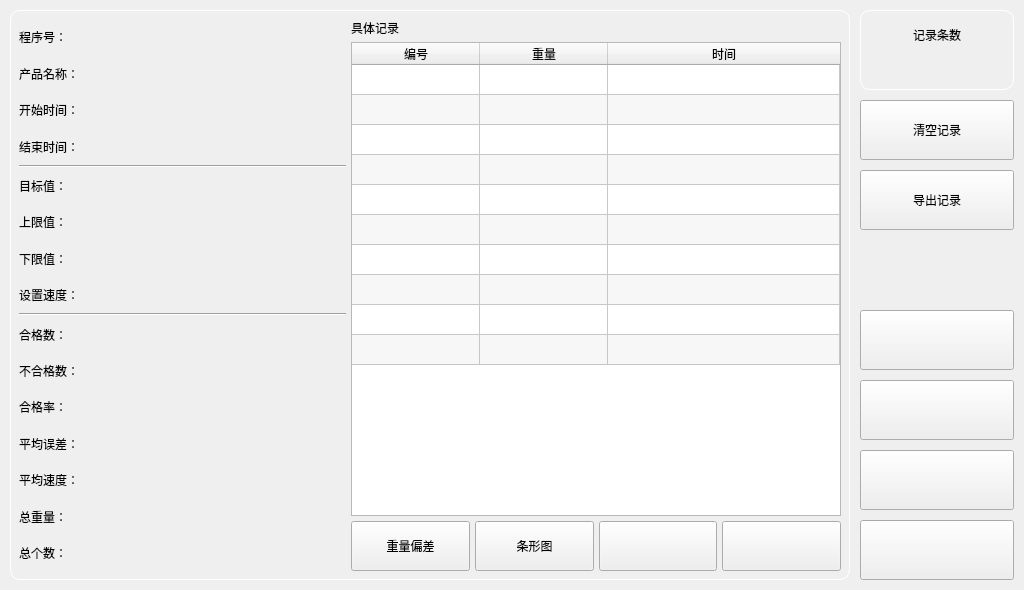
<?xml version="1.0" encoding="UTF-8"?>
<ui version="4.0">
 <class>FormMainRec</class>
 <widget class="QWidget" name="FormMainRec">
  <property name="geometry">
   <rect>
    <x>0</x>
    <y>0</y>
    <width>1024</width>
    <height>590</height>
   </rect>
  </property>
  <property name="windowTitle">
   <string>Form</string>
  </property>
  <widget class="QPushButton" name="linedown">
   <property name="geometry">
    <rect>
     <x>860</x>
     <y>450</y>
     <width>154</width>
     <height>60</height>
    </rect>
   </property>
   <property name="minimumSize">
    <size>
     <width>0</width>
     <height>60</height>
    </size>
   </property>
   <property name="text">
    <string/>
   </property>
   <property name="icon">
    <iconset resource="qrc.qrc">
     <normaloff>:/rc/icon/down.png</normaloff>:/rc/icon/down.png</iconset>
   </property>
   <property name="iconSize">
    <size>
     <width>40</width>
     <height>40</height>
    </size>
   </property>
   <property name="autoRepeat">
    <bool>true</bool>
   </property>
  </widget>
  <widget class="QWidget" name="widget" native="true">
   <property name="geometry">
    <rect>
     <x>10</x>
     <y>10</y>
     <width>840</width>
     <height>570</height>
    </rect>
   </property>
   <property name="styleSheet">
    <string notr="true">.QWidget {
border: 1px solid white;
border-radius: 10px;
}</string>
   </property>
   <layout class="QHBoxLayout" name="horizontalLayout" stretch="2,3">
    <property name="spacing">
     <number>5</number>
    </property>
    <property name="leftMargin">
     <number>9</number>
    </property>
    <property name="topMargin">
     <number>9</number>
    </property>
    <property name="rightMargin">
     <number>9</number>
    </property>
    <property name="bottomMargin">
     <number>9</number>
    </property>
    <item>
     <layout class="QGridLayout" name="gridLayout_2">
      <property name="spacing">
       <number>0</number>
      </property>
      <item row="0" column="0">
       <widget class="QLabel" name="lab_1">
        <property name="sizePolicy">
         <sizepolicy hsizetype="Fixed" vsizetype="Preferred">
          <horstretch>0</horstretch>
          <verstretch>0</verstretch>
         </sizepolicy>
        </property>
        <property name="text">
         <string>程序号：</string>
        </property>
       </widget>
      </item>
      <item row="0" column="1">
       <widget class="QLabel" name="val_1">
        <property name="text">
         <string/>
        </property>
        <property name="alignment">
         <set>Qt::AlignRight|Qt::AlignTrailing|Qt::AlignVCenter</set>
        </property>
       </widget>
      </item>
      <item row="1" column="0">
       <widget class="QLabel" name="lab_2">
        <property name="sizePolicy">
         <sizepolicy hsizetype="Fixed" vsizetype="Preferred">
          <horstretch>0</horstretch>
          <verstretch>0</verstretch>
         </sizepolicy>
        </property>
        <property name="text">
         <string>产品名称：</string>
        </property>
       </widget>
      </item>
      <item row="1" column="1">
       <widget class="QLabel" name="val_2">
        <property name="text">
         <string/>
        </property>
        <property name="alignment">
         <set>Qt::AlignRight|Qt::AlignTrailing|Qt::AlignVCenter</set>
        </property>
       </widget>
      </item>
      <item row="2" column="0">
       <widget class="QLabel" name="lab_3">
        <property name="sizePolicy">
         <sizepolicy hsizetype="Fixed" vsizetype="Preferred">
          <horstretch>0</horstretch>
          <verstretch>0</verstretch>
         </sizepolicy>
        </property>
        <property name="text">
         <string>开始时间：</string>
        </property>
       </widget>
      </item>
      <item row="2" column="1">
       <widget class="QLabel" name="val_3">
        <property name="text">
         <string/>
        </property>
        <property name="alignment">
         <set>Qt::AlignRight|Qt::AlignTrailing|Qt::AlignVCenter</set>
        </property>
       </widget>
      </item>
      <item row="3" column="0">
       <widget class="QLabel" name="lab_4">
        <property name="sizePolicy">
         <sizepolicy hsizetype="Fixed" vsizetype="Preferred">
          <horstretch>0</horstretch>
          <verstretch>0</verstretch>
         </sizepolicy>
        </property>
        <property name="text">
         <string>结束时间：</string>
        </property>
       </widget>
      </item>
      <item row="3" column="1">
       <widget class="QLabel" name="val_4">
        <property name="text">
         <string/>
        </property>
        <property name="alignment">
         <set>Qt::AlignRight|Qt::AlignTrailing|Qt::AlignVCenter</set>
        </property>
       </widget>
      </item>
      <item row="4" column="0" colspan="2">
       <widget class="Line" name="line">
        <property name="orientation">
         <enum>Qt::Horizontal</enum>
        </property>
       </widget>
      </item>
      <item row="5" column="0">
       <widget class="QLabel" name="lab_5">
        <property name="sizePolicy">
         <sizepolicy hsizetype="Fixed" vsizetype="Preferred">
          <horstretch>0</horstretch>
          <verstretch>0</verstretch>
         </sizepolicy>
        </property>
        <property name="text">
         <string>目标值：</string>
        </property>
       </widget>
      </item>
      <item row="5" column="1">
       <widget class="QLabel" name="val_5">
        <property name="text">
         <string/>
        </property>
        <property name="alignment">
         <set>Qt::AlignRight|Qt::AlignTrailing|Qt::AlignVCenter</set>
        </property>
       </widget>
      </item>
      <item row="6" column="0">
       <widget class="QLabel" name="lab_6">
        <property name="sizePolicy">
         <sizepolicy hsizetype="Fixed" vsizetype="Preferred">
          <horstretch>0</horstretch>
          <verstretch>0</verstretch>
         </sizepolicy>
        </property>
        <property name="text">
         <string>上限值：</string>
        </property>
       </widget>
      </item>
      <item row="6" column="1">
       <widget class="QLabel" name="val_6">
        <property name="text">
         <string/>
        </property>
        <property name="alignment">
         <set>Qt::AlignRight|Qt::AlignTrailing|Qt::AlignVCenter</set>
        </property>
       </widget>
      </item>
      <item row="7" column="0">
       <widget class="QLabel" name="lab_7">
        <property name="sizePolicy">
         <sizepolicy hsizetype="Fixed" vsizetype="Preferred">
          <horstretch>0</horstretch>
          <verstretch>0</verstretch>
         </sizepolicy>
        </property>
        <property name="text">
         <string>下限值：</string>
        </property>
       </widget>
      </item>
      <item row="7" column="1">
       <widget class="QLabel" name="val_7">
        <property name="text">
         <string/>
        </property>
        <property name="alignment">
         <set>Qt::AlignRight|Qt::AlignTrailing|Qt::AlignVCenter</set>
        </property>
       </widget>
      </item>
      <item row="8" column="0">
       <widget class="QLabel" name="lab_8">
        <property name="sizePolicy">
         <sizepolicy hsizetype="Fixed" vsizetype="Preferred">
          <horstretch>0</horstretch>
          <verstretch>0</verstretch>
         </sizepolicy>
        </property>
        <property name="text">
         <string>设置速度：</string>
        </property>
       </widget>
      </item>
      <item row="8" column="1">
       <widget class="QLabel" name="val_8">
        <property name="text">
         <string/>
        </property>
        <property name="alignment">
         <set>Qt::AlignRight|Qt::AlignTrailing|Qt::AlignVCenter</set>
        </property>
       </widget>
      </item>
      <item row="9" column="0" colspan="2">
       <widget class="Line" name="line_2">
        <property name="orientation">
         <enum>Qt::Horizontal</enum>
        </property>
       </widget>
      </item>
      <item row="10" column="0">
       <widget class="QLabel" name="lab_9">
        <property name="sizePolicy">
         <sizepolicy hsizetype="Fixed" vsizetype="Preferred">
          <horstretch>0</horstretch>
          <verstretch>0</verstretch>
         </sizepolicy>
        </property>
        <property name="text">
         <string>合格数：</string>
        </property>
       </widget>
      </item>
      <item row="10" column="1">
       <widget class="QLabel" name="val_9">
        <property name="text">
         <string/>
        </property>
        <property name="alignment">
         <set>Qt::AlignRight|Qt::AlignTrailing|Qt::AlignVCenter</set>
        </property>
       </widget>
      </item>
      <item row="11" column="0">
       <widget class="QLabel" name="lab_10">
        <property name="sizePolicy">
         <sizepolicy hsizetype="Fixed" vsizetype="Preferred">
          <horstretch>0</horstretch>
          <verstretch>0</verstretch>
         </sizepolicy>
        </property>
        <property name="text">
         <string>不合格数：</string>
        </property>
       </widget>
      </item>
      <item row="11" column="1">
       <widget class="QLabel" name="val_10">
        <property name="text">
         <string/>
        </property>
        <property name="alignment">
         <set>Qt::AlignRight|Qt::AlignTrailing|Qt::AlignVCenter</set>
        </property>
       </widget>
      </item>
      <item row="12" column="0">
       <widget class="QLabel" name="lab_11">
        <property name="sizePolicy">
         <sizepolicy hsizetype="Fixed" vsizetype="Preferred">
          <horstretch>0</horstretch>
          <verstretch>0</verstretch>
         </sizepolicy>
        </property>
        <property name="text">
         <string>合格率：</string>
        </property>
       </widget>
      </item>
      <item row="12" column="1">
       <widget class="QLabel" name="val_11">
        <property name="text">
         <string/>
        </property>
        <property name="alignment">
         <set>Qt::AlignRight|Qt::AlignTrailing|Qt::AlignVCenter</set>
        </property>
       </widget>
      </item>
      <item row="13" column="0">
       <widget class="QLabel" name="lab_12">
        <property name="sizePolicy">
         <sizepolicy hsizetype="Fixed" vsizetype="Preferred">
          <horstretch>0</horstretch>
          <verstretch>0</verstretch>
         </sizepolicy>
        </property>
        <property name="text">
         <string>平均误差：</string>
        </property>
       </widget>
      </item>
      <item row="13" column="1">
       <widget class="QLabel" name="val_12">
        <property name="text">
         <string/>
        </property>
        <property name="alignment">
         <set>Qt::AlignRight|Qt::AlignTrailing|Qt::AlignVCenter</set>
        </property>
       </widget>
      </item>
      <item row="14" column="0">
       <widget class="QLabel" name="lab_13">
        <property name="sizePolicy">
         <sizepolicy hsizetype="Fixed" vsizetype="Preferred">
          <horstretch>0</horstretch>
          <verstretch>0</verstretch>
         </sizepolicy>
        </property>
        <property name="text">
         <string>平均速度：</string>
        </property>
       </widget>
      </item>
      <item row="14" column="1">
       <widget class="QLabel" name="val_13">
        <property name="text">
         <string/>
        </property>
        <property name="alignment">
         <set>Qt::AlignRight|Qt::AlignTrailing|Qt::AlignVCenter</set>
        </property>
       </widget>
      </item>
      <item row="15" column="0">
       <widget class="QLabel" name="lab_14">
        <property name="sizePolicy">
         <sizepolicy hsizetype="Fixed" vsizetype="Preferred">
          <horstretch>0</horstretch>
          <verstretch>0</verstretch>
         </sizepolicy>
        </property>
        <property name="text">
         <string>总重量：</string>
        </property>
       </widget>
      </item>
      <item row="15" column="1">
       <widget class="QLabel" name="val_14">
        <property name="text">
         <string/>
        </property>
        <property name="alignment">
         <set>Qt::AlignRight|Qt::AlignTrailing|Qt::AlignVCenter</set>
        </property>
       </widget>
      </item>
      <item row="16" column="0">
       <widget class="QLabel" name="lab_15">
        <property name="sizePolicy">
         <sizepolicy hsizetype="Fixed" vsizetype="Preferred">
          <horstretch>0</horstretch>
          <verstretch>0</verstretch>
         </sizepolicy>
        </property>
        <property name="text">
         <string>总个数：</string>
        </property>
       </widget>
      </item>
      <item row="16" column="1">
       <widget class="QLabel" name="val_15">
        <property name="text">
         <string/>
        </property>
        <property name="alignment">
         <set>Qt::AlignRight|Qt::AlignTrailing|Qt::AlignVCenter</set>
        </property>
       </widget>
      </item>
     </layout>
    </item>
    <item>
     <layout class="QGridLayout" name="gridLayout">
      <property name="spacing">
       <number>5</number>
      </property>
      <item row="0" column="0">
       <widget class="QLabel" name="label">
        <property name="text">
         <string>具体记录</string>
        </property>
        <property name="alignment">
         <set>Qt::AlignBottom|Qt::AlignLeading|Qt::AlignLeft</set>
        </property>
       </widget>
      </item>
      <item row="1" column="0" colspan="4">
       <widget class="QTableWidget" name="tableWidget">
        <property name="verticalScrollBarPolicy">
         <enum>Qt::ScrollBarAlwaysOff</enum>
        </property>
        <property name="horizontalScrollBarPolicy">
         <enum>Qt::ScrollBarAlwaysOff</enum>
        </property>
        <property name="editTriggers">
         <set>QAbstractItemView::NoEditTriggers</set>
        </property>
        <property name="alternatingRowColors">
         <bool>true</bool>
        </property>
        <property name="selectionMode">
         <enum>QAbstractItemView::NoSelection</enum>
        </property>
        <property name="rowCount">
         <number>10</number>
        </property>
        <property name="columnCount">
         <number>3</number>
        </property>
        <attribute name="horizontalHeaderDefaultSectionSize">
         <number>128</number>
        </attribute>
        <attribute name="horizontalHeaderHighlightSections">
         <bool>false</bool>
        </attribute>
        <attribute name="horizontalHeaderStretchLastSection">
         <bool>true</bool>
        </attribute>
        <attribute name="verticalHeaderVisible">
         <bool>false</bool>
        </attribute>
        <row/>
        <row/>
        <row/>
        <row/>
        <row/>
        <row/>
        <row/>
        <row/>
        <row/>
        <row/>
        <column>
         <property name="text">
          <string>编号</string>
         </property>
        </column>
        <column>
         <property name="text">
          <string>重量</string>
         </property>
        </column>
        <column>
         <property name="text">
          <string>时间</string>
         </property>
        </column>
       </widget>
      </item>
      <item row="2" column="0">
       <widget class="QPushButton" name="WeightDeviation">
        <property name="minimumSize">
         <size>
          <width>0</width>
          <height>50</height>
         </size>
        </property>
        <property name="text">
         <string>重量偏差</string>
        </property>
       </widget>
      </item>
      <item row="2" column="1">
       <widget class="QPushButton" name="barGraph">
        <property name="minimumSize">
         <size>
          <width>0</width>
          <height>50</height>
         </size>
        </property>
        <property name="text">
         <string>条形图</string>
        </property>
       </widget>
      </item>
      <item row="2" column="2">
       <widget class="QPushButton" name="jt_up">
        <property name="minimumSize">
         <size>
          <width>0</width>
          <height>50</height>
         </size>
        </property>
        <property name="text">
         <string/>
        </property>
        <property name="icon">
         <iconset resource="qrc.qrc">
          <normaloff>:/rc/icon/up.png</normaloff>:/rc/icon/up.png</iconset>
        </property>
        <property name="iconSize">
         <size>
          <width>40</width>
          <height>40</height>
         </size>
        </property>
        <property name="autoRepeat">
         <bool>true</bool>
        </property>
       </widget>
      </item>
      <item row="2" column="3">
       <widget class="QPushButton" name="jt_down">
        <property name="minimumSize">
         <size>
          <width>0</width>
          <height>50</height>
         </size>
        </property>
        <property name="text">
         <string/>
        </property>
        <property name="icon">
         <iconset resource="qrc.qrc">
          <normaloff>:/rc/icon/down.png</normaloff>:/rc/icon/down.png</iconset>
        </property>
        <property name="iconSize">
         <size>
          <width>40</width>
          <height>40</height>
         </size>
        </property>
        <property name="autoRepeat">
         <bool>true</bool>
        </property>
       </widget>
      </item>
     </layout>
    </item>
   </layout>
  </widget>
  <widget class="QWidget" name="widget_2" native="true">
   <property name="geometry">
    <rect>
     <x>860</x>
     <y>10</y>
     <width>154</width>
     <height>80</height>
    </rect>
   </property>
   <property name="styleSheet">
    <string notr="true">.QWidget {
border: 1px solid white;
border-radius: 10px;
}</string>
   </property>
   <layout class="QVBoxLayout" name="verticalLayout">
    <property name="spacing">
     <number>0</number>
    </property>
    <property name="leftMargin">
     <number>9</number>
    </property>
    <property name="topMargin">
     <number>9</number>
    </property>
    <property name="rightMargin">
     <number>9</number>
    </property>
    <property name="bottomMargin">
     <number>9</number>
    </property>
    <item>
     <widget class="QLabel" name="label_2">
      <property name="text">
       <string>记录条数</string>
      </property>
      <property name="alignment">
       <set>Qt::AlignCenter</set>
      </property>
     </widget>
    </item>
    <item>
     <widget class="QLabel" name="rec_num">
      <property name="text">
       <string/>
      </property>
      <property name="alignment">
       <set>Qt::AlignCenter</set>
      </property>
      <property name="wordWrap">
       <bool>true</bool>
      </property>
     </widget>
    </item>
   </layout>
  </widget>
  <widget class="QPushButton" name="lineup">
   <property name="geometry">
    <rect>
     <x>860</x>
     <y>380</y>
     <width>154</width>
     <height>60</height>
    </rect>
   </property>
   <property name="minimumSize">
    <size>
     <width>0</width>
     <height>60</height>
    </size>
   </property>
   <property name="text">
    <string/>
   </property>
   <property name="icon">
    <iconset resource="qrc.qrc">
     <normaloff>:/rc/icon/up.png</normaloff>:/rc/icon/up.png</iconset>
   </property>
   <property name="iconSize">
    <size>
     <width>40</width>
     <height>40</height>
    </size>
   </property>
   <property name="autoRepeat">
    <bool>true</bool>
   </property>
  </widget>
  <widget class="QPushButton" name="pageup">
   <property name="geometry">
    <rect>
     <x>860</x>
     <y>310</y>
     <width>154</width>
     <height>60</height>
    </rect>
   </property>
   <property name="minimumSize">
    <size>
     <width>0</width>
     <height>60</height>
    </size>
   </property>
   <property name="text">
    <string/>
   </property>
   <property name="icon">
    <iconset resource="qrc.qrc">
     <normaloff>:/rc/icon/pageup.png</normaloff>:/rc/icon/pageup.png</iconset>
   </property>
   <property name="iconSize">
    <size>
     <width>40</width>
     <height>40</height>
    </size>
   </property>
   <property name="autoRepeat">
    <bool>true</bool>
   </property>
  </widget>
  <widget class="QPushButton" name="pagedown">
   <property name="geometry">
    <rect>
     <x>860</x>
     <y>520</y>
     <width>154</width>
     <height>60</height>
    </rect>
   </property>
   <property name="minimumSize">
    <size>
     <width>0</width>
     <height>60</height>
    </size>
   </property>
   <property name="text">
    <string/>
   </property>
   <property name="icon">
    <iconset resource="qrc.qrc">
     <normaloff>:/rc/icon/pagedown.png</normaloff>:/rc/icon/pagedown.png</iconset>
   </property>
   <property name="iconSize">
    <size>
     <width>40</width>
     <height>40</height>
    </size>
   </property>
   <property name="autoRepeat">
    <bool>true</bool>
   </property>
  </widget>
  <widget class="QPushButton" name="ExportRec">
   <property name="geometry">
    <rect>
     <x>860</x>
     <y>170</y>
     <width>154</width>
     <height>60</height>
    </rect>
   </property>
   <property name="minimumSize">
    <size>
     <width>0</width>
     <height>60</height>
    </size>
   </property>
   <property name="text">
    <string>导出记录</string>
   </property>
  </widget>
  <widget class="QPushButton" name="ClearRec">
   <property name="geometry">
    <rect>
     <x>860</x>
     <y>100</y>
     <width>154</width>
     <height>60</height>
    </rect>
   </property>
   <property name="minimumSize">
    <size>
     <width>0</width>
     <height>60</height>
    </size>
   </property>
   <property name="text">
    <string>清空记录</string>
   </property>
  </widget>
 </widget>
 <resources>
  <include location="qrc.qrc"/>
 </resources>
 <connections/>
</ui>
